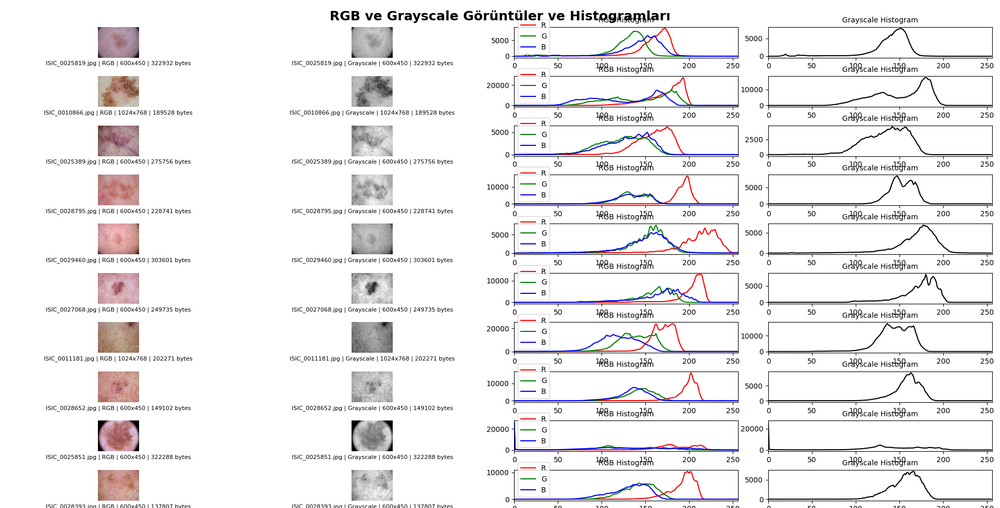
#> input picture 2_image_loading_analyze.png, 1000 x 508 px, shrunk from 1920 x 975 before the run
$ python -i 3.image_stretching.py   (imports and definitions only)
#> lines starting #> are read from the running program, lines starting #| are printed output that depends on the picture
### library/data_utils.py
import pandas as pd
from pathlib import Path
import random

def get_csv_path():
    return r"C:\PythonProject\2.donem projeleri\SayisalGoruntu\SkinCancerISIC\train_df.csv"

def load_dataframe(csv_path=None):
    if csv_path is None:
        csv_path = get_csv_path()
    return pd.read_csv(csv_path)

def sample_images(df, n=10, random_state=42):
    return df.sample(n=n, random_state=random_state)

### 3.image_stretching.py
import pandas as pd
import cv2
import matplotlib.pyplot as plt
import numpy as np
from pathlib import Path
from library.data_utils import get_csv_path, load_dataframe, sample_images

def contrast_stretch_channel(channel):
    import numpy as np
    min_val = np.min(channel)
    max_val = np.max(channel)
    if max_val > min_val:
        stretched = ((channel - min_val) * 255 / (max_val - min_val)).astype(np.uint8)
    else:
        stretched = channel.copy()
    return stretched

def contrast_stretch_rgb(img):
    import cv2
    channels = cv2.split(img)
    stretched_channels = [contrast_stretch_channel(c) for c in channels]
    return cv2.merge(stretched_channels)

def contrast_stretch_gray(img):
    return contrast_stretch_channel(img)

def equalize_histogram_rgb(img):
    import cv2
    ycrcb = cv2.cvtColor(img, cv2.COLOR_RGB2YCrCb)
#> ycrcb: shape (508, 1000, 3); mean of channels 0, 1, 2 237.5, 128.7, 128.2
    y, cr, cb = cv2.split(ycrcb)
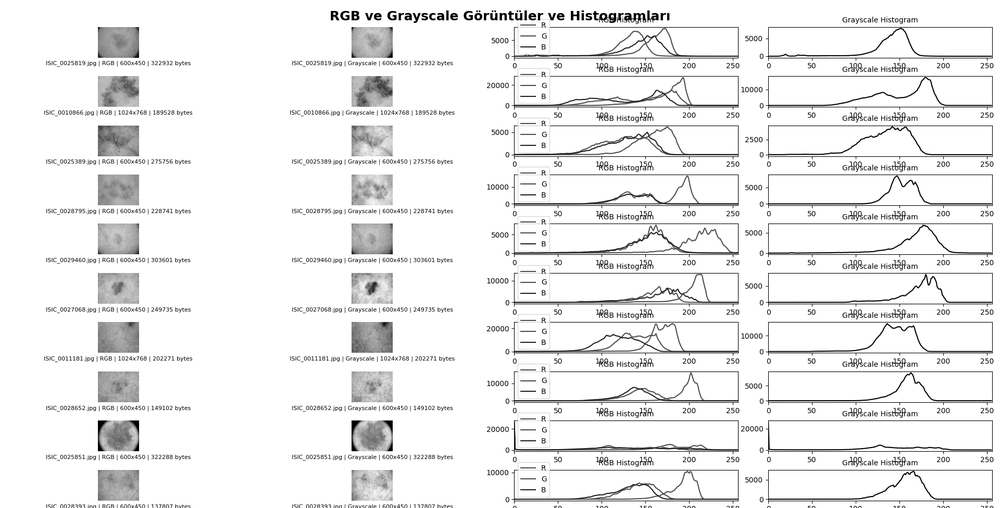
#> y: shape (508, 1000); min 0, max 255, mean 237.5
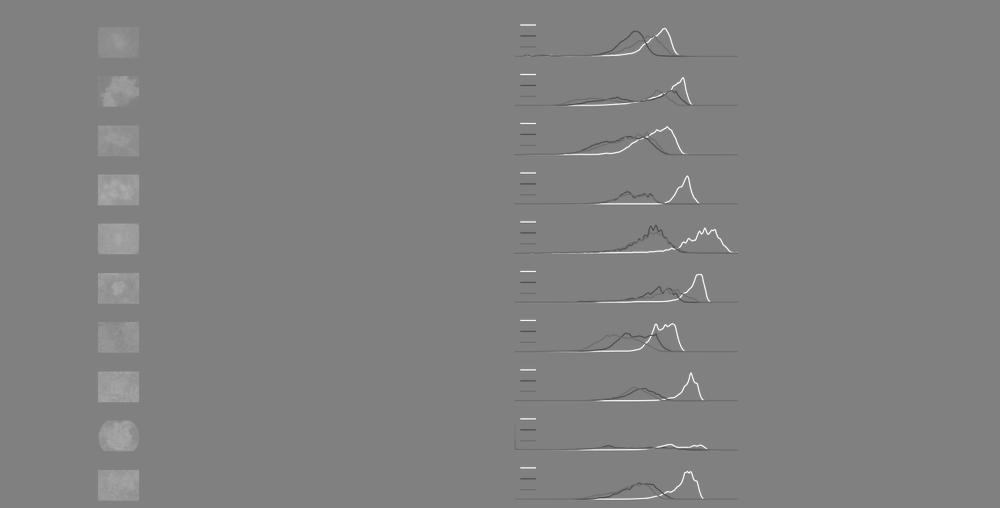
#> cr: shape (508, 1000); min 62, max 255, mean 128.7
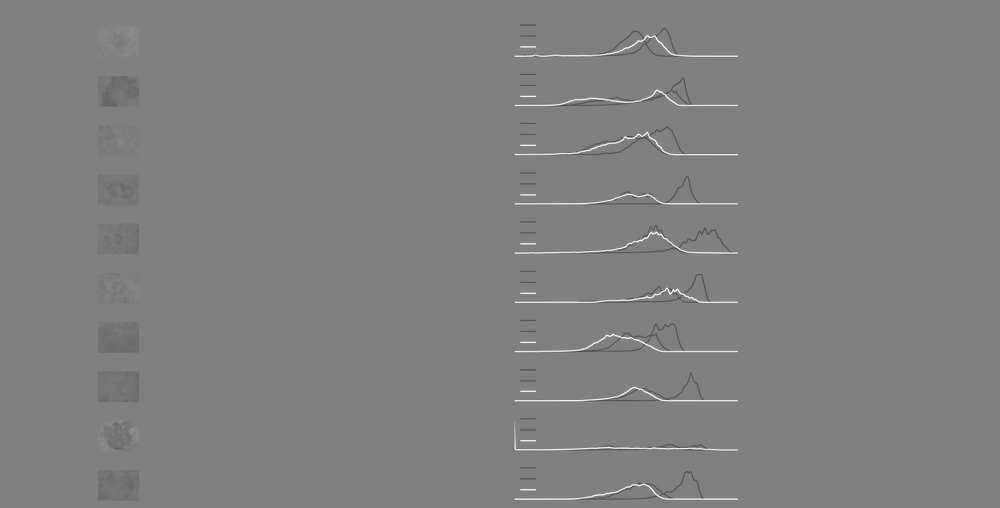
#> cb: shape (508, 1000); min 75, max 255, mean 128.2
    y_eq = cv2.equalizeHist(y)
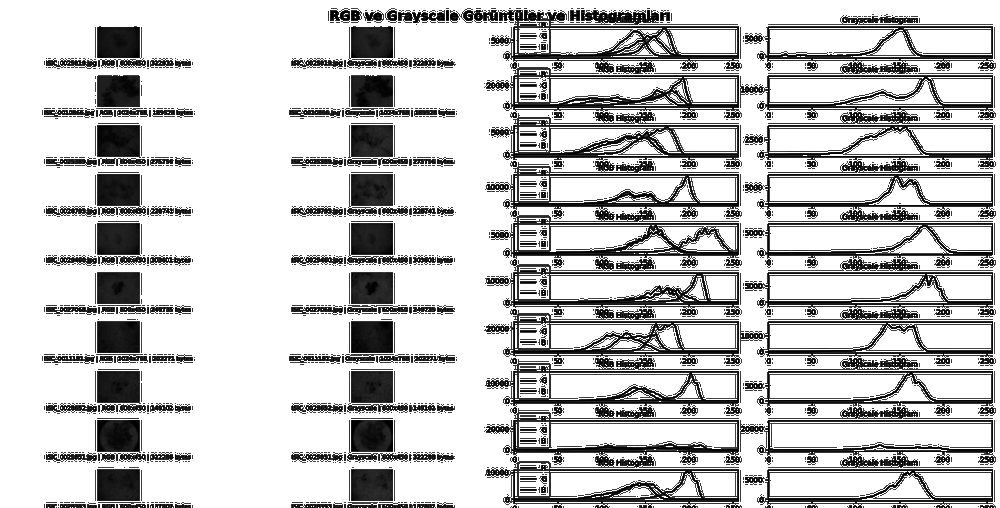
#> y_eq: shape (508, 1000); min 0, max 255, mean 197.9
    ycrcb_eq = cv2.merge([y_eq, cr, cb])
#> ycrcb_eq: shape (508, 1000, 3); mean of channels 0, 1, 2 197.9, 128.7, 128.2
    rgb_eq = cv2.cvtColor(ycrcb_eq, cv2.COLOR_YCrCb2RGB)
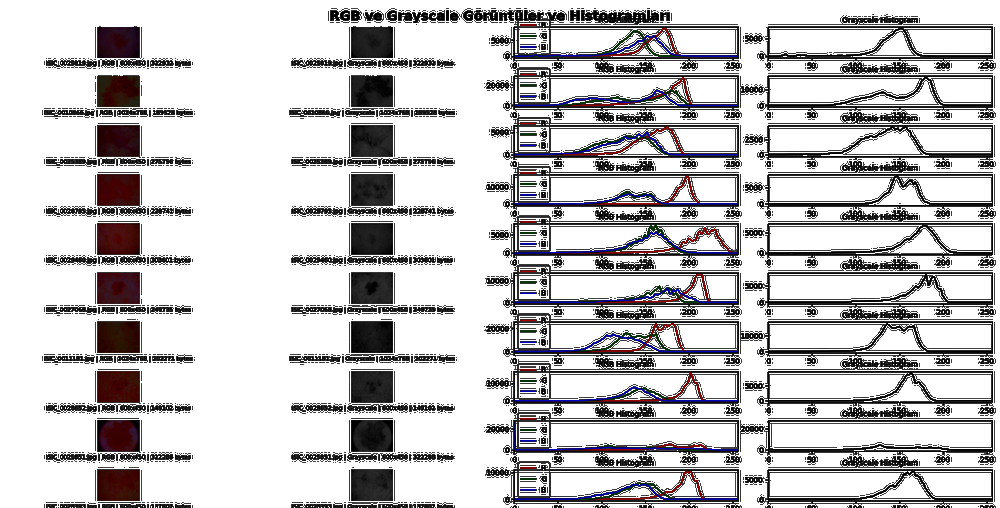
#> rgb_eq: shape (508, 1000, 3); mean R, G, B 199.1, 197.6, 198.6
    return rgb_eq

def equalize_histogram_gray(img):
    import cv2
    return cv2.equalizeHist(img)

def gamma_correction(img, gamma):
    import numpy as np
    inv_gamma = 1.0 / gamma
    table = np.array([((i / 255.0) ** inv_gamma) * 255 for i in range(256)]).astype('uint8')
    return cv2.LUT(img, table)

# DataFrame'i yükle
# [1 line that did not run here, left out]

# Rastgele 5 görüntü seç (görselleştirme için daha kompakt)
# [1 line that did not run here, left out]

fig, axes = plt.subplots(nrows=5, ncols=7, figsize=(42, 20))
# [1 line not run here, left out]

gamma_values = [0.5, 1.0, 2.0]

# [48 lines not run here, left out]

>>> import cv2
>>> picture = cv2.cvtColor(cv2.imread('2_image_loading_analyze.png'), cv2.COLOR_BGR2RGB)
>>> result = equalize_histogram_rgb(picture)

$ run again, on 3_image_stretching.png
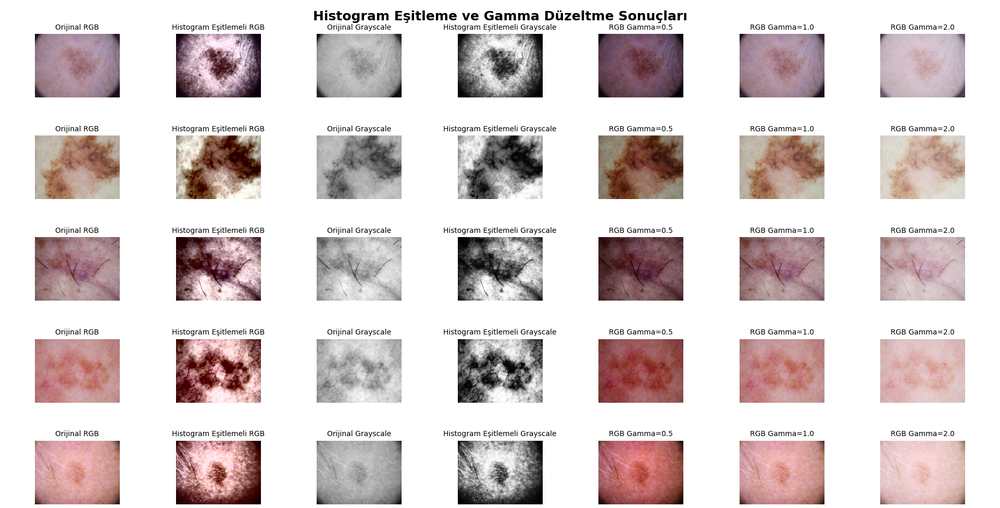
#> input picture 3_image_stretching.png, 1000 x 508 px, shrunk from 1920 x 975 before the run
#> ycrcb: shape (508, 1000, 3); mean of channels 0, 1, 2 210.7, 133.4, 126.2
#> in equalize_histogram_rgb, `y, cr, cb = cv2.split(ycrcb)`:
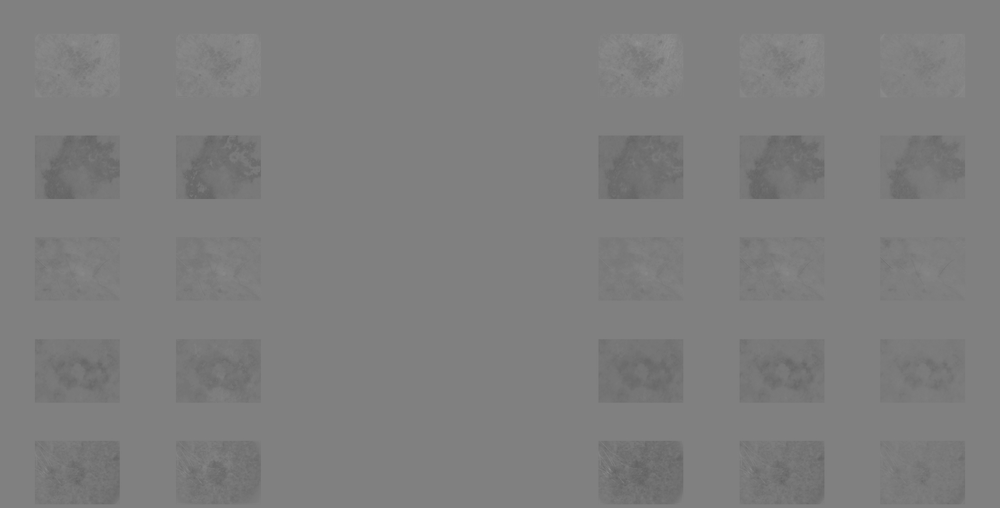
#> cb: shape (508, 1000); min 98, max 147, mean 126.2
#> ycrcb_eq: shape (508, 1000, 3); mean of channels 0, 1, 2 167.6, 133.4, 126.2
#> in equalize_histogram_rgb, `rgb_eq = cv2.cvtColor(ycrcb_eq, cv2.COLOR_YCrCb2RGB)`:
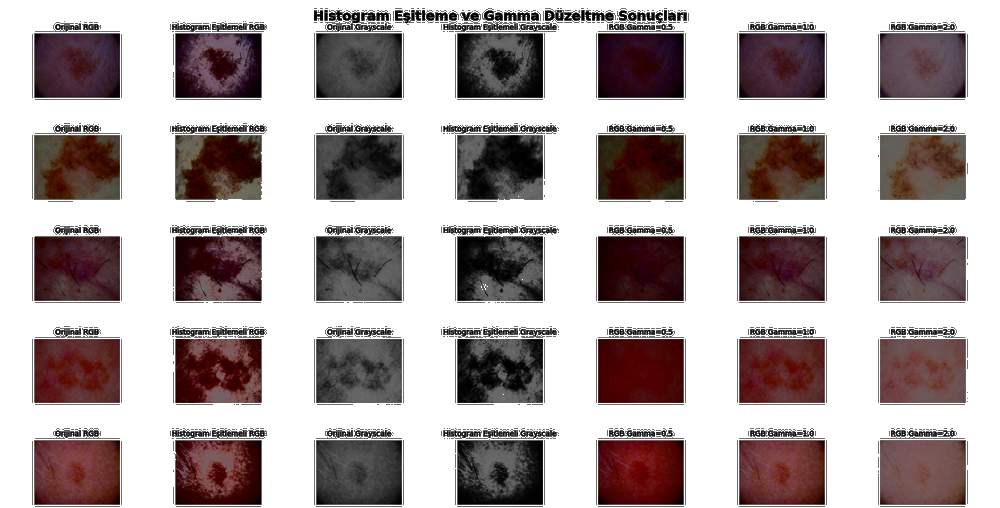
#> rgb_eq: shape (508, 1000, 3); mean R, G, B 175.2, 164.7, 164.9

$ run again, on bıcubic.png
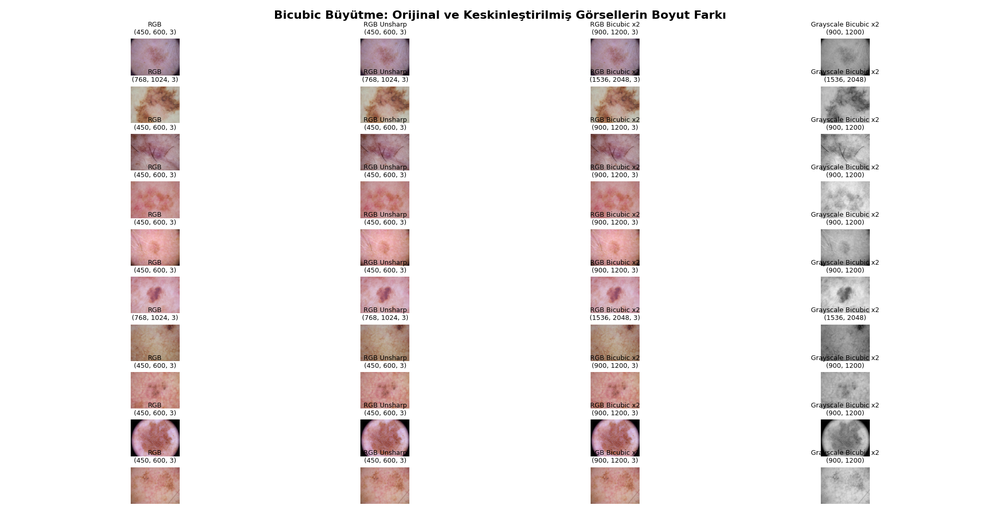
#> input picture bıcubic.png, 1000 x 508 px, shrunk from 1920 x 975 before the run
#> ycrcb: shape (508, 1000, 3); mean of channels 0, 1, 2 237.8, 130.3, 127.1
#> in equalize_histogram_rgb, `y, cr, cb = cv2.split(ycrcb)`:
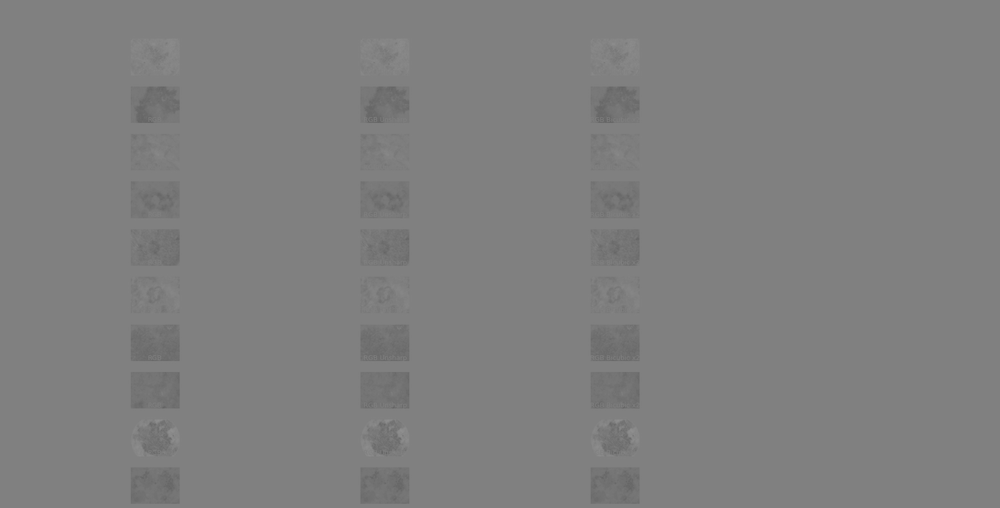
#> cb: shape (508, 1000); min 99, max 143, mean 127.1
#> ycrcb_eq: shape (508, 1000, 3); mean of channels 0, 1, 2 211.5, 130.3, 127.1
#> in equalize_histogram_rgb, `rgb_eq = cv2.cvtColor(ycrcb_eq, cv2.COLOR_YCrCb2RGB)`:
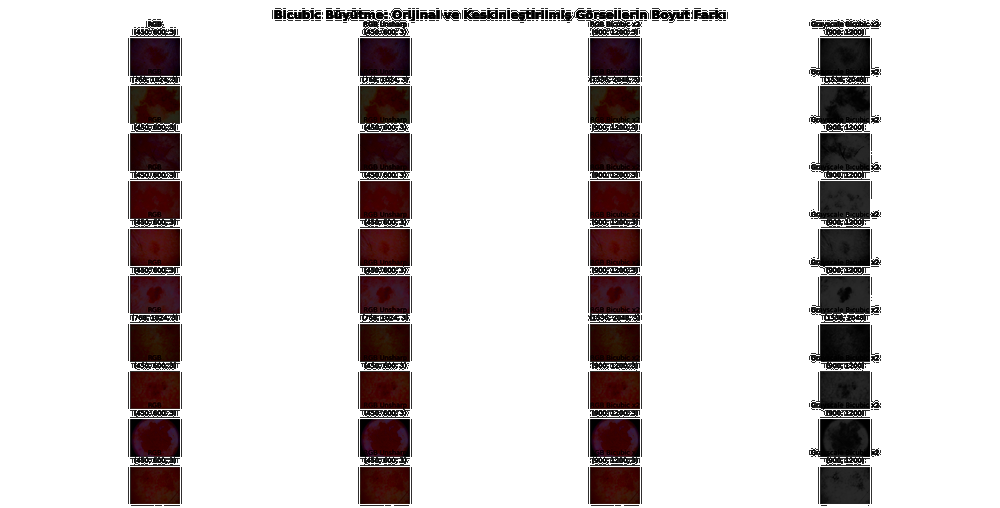
#> rgb_eq: shape (508, 1000, 3); mean R, G, B 214.7, 210.4, 210.5
